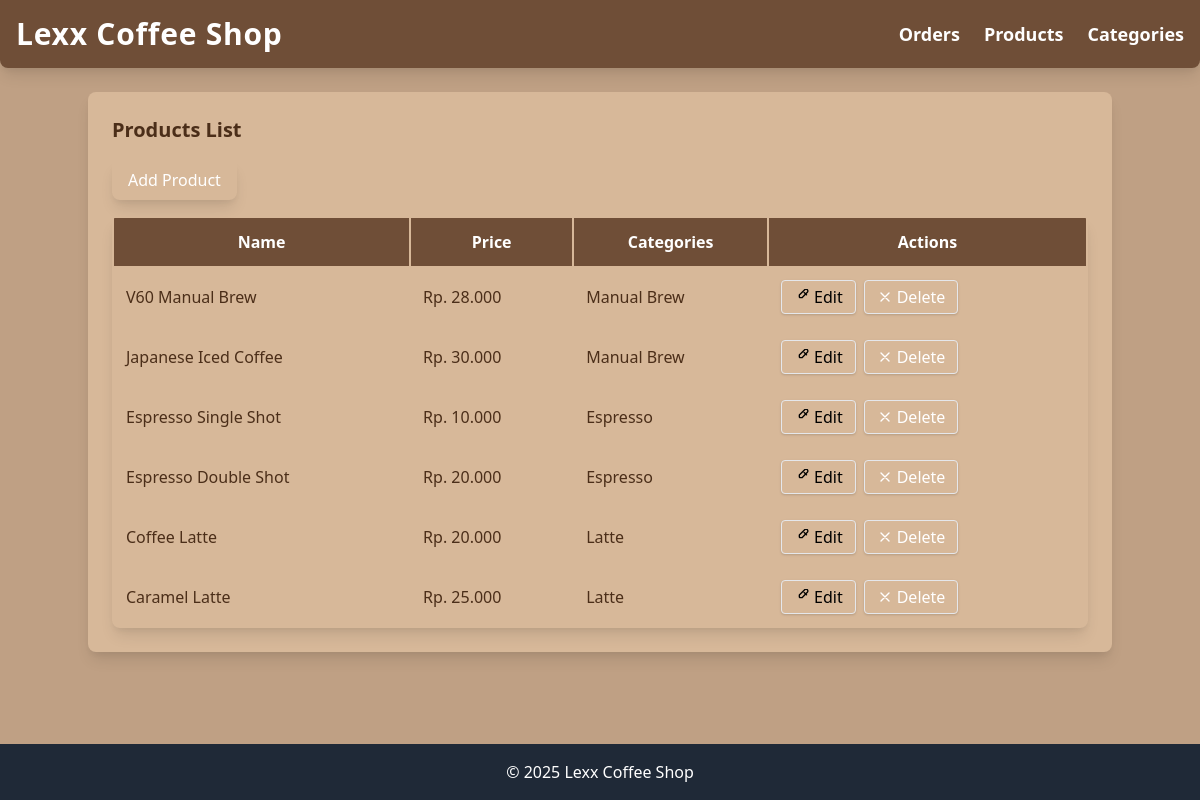
/index.php?entity=products, run on the app's committed database.
### tables this page shows
CREATE TABLE `products` (
  `id` int(11) NOT NULL,
  `name` varchar(100) NOT NULL,
  `price` decimal(10,2) NOT NULL,
  `categories_id` int(11) DEFAULT NULL
);

CREATE TABLE `categories` (
  `id` int(11) NOT NULL,
  `name` varchar(100) NOT NULL
);

### model/Products.php (called while the page is built, shortened)
<?php
require_once 'config/Database.php';
class Products {
    private $conn;
    private $table = 'products';
    public function __construct() {
        $database = new Database();
        $this->conn = $database->getConnection();
    }
    public function getAll() {
        $query = "SELECT products.*, categories.name AS categories_name
                  FROM " . $this->table . "
                  JOIN categories ON products.categories_id = categories.id";
        $stmt = $this->conn->prepare($query);
        $stmt->execute();
        return $stmt->fetchAll(PDO::FETCH_ASSOC);
    }
}
?>

### config/Database.php (called while the page is built, shortened)
<?php
class Database {
    private $host = "localhost";
    private $username = "root";
    private $password = "";
    private $database = "coffeeshop";
    public function getConnection() {
        $this->conn = null;
        try {
            $this->conn = new PDO("mysql:host=" . $this->host . ";dbname=" . $this->database, $this->username, $this->password);
            $this->conn->setAttribute(PDO::ATTR_ERRMODE, PDO::ERRMODE_EXCEPTION);
        } catch(PDOException $e) {
            echo "Connection error: " . $e->getMessage();
        }
        return $this->conn;
    }
}
?>

### model/Categories.php (called while the page is built, shortened)
<?php
require_once 'config/Database.php';
class Categories {
    public function __construct() {
        $database = new Database();
    }
}
?>

### viewmodel/ProductsViewModel.php (called while the page is built, shortened)
<?php
require_once 'model/Products.php';
require_once 'model/Categories.php';
class ProductsViewModel {
    private $products;
    public function __construct() {
        $this->products = new Products();
    }
    public function getProductsList() {
        return $this->products->getAll();
    }
  }
?>

### views/products_list.php (the view)
<?php
require_once 'views/template/header.php';
?>
<h2 class="text-xl mb-4 coffee-text font-bold">Products List</h2>
<a href="index.php?entity=products&action=add" class="bg-[#8d6748] hover:bg-[#a98467] text-white px-4 py-2 rounded-lg mb-4 inline-block shadow-lg transition">Add Product</a>
<table class="w-full border-separate border-spacing-0 rounded-lg overflow-hidden shadow-lg">
    <tr class="coffee-bg text-white">
        <th class="p-3 font-semibold">Name</th>
        <th class="p-3 font-semibold">Price</th>
        <th class="p-3 font-semibold">Categories</th>
        <th class="p-3 font-semibold">Actions</th>
    </tr>
    <?php foreach ($productsList as $prod): ?>
    <tr class="even:bg-[#f7f3ef] odd:bg-[#d7b899] hover:bg-[#bfa084] transition">
        <td class="p-3 coffee-text font-medium"><?php echo $prod['name']; ?></td>
        <td class="p-3 coffee-text">Rp. <?php echo number_format($prod['price'], 0, ',', '.'); ?></td>
        <td class="p-3 coffee-text"><?php echo $prod['categories_name']; ?></td>
        <td class="p-3 flex gap-2">
            <a href="index.php?entity=products&action=edit&id=<?php echo $prod['id']; ?>" class="bg-[#bfa084] hover:bg-[#a98467] text-[#4b2e19] px-3 py-1 rounded shadow border border-[#8d6748] transition flex items-center gap-1">
                <svg xmlns='http://www.w3.org/2000/svg' class='w-4 h-4' fill='none' viewBox='0 0 24 24' stroke='currentColor'><path stroke-linecap='round' stroke-linejoin='round' stroke-width='2' d='M15.232 5.232l3.536 3.536M9 13h3l8-8a2.828 2.828 0 10-4-4l-8 8v3z' /></svg>
                Edit
            </a>
            <a href="index.php?entity=products&action=delete&id=<?php echo $prod['id']; ?>" class="bg-[#a98467] hover:bg-[#6f4e37] text-white px-3 py-1 rounded shadow border border-[#8d6748] transition flex items-center gap-1" onclick="return confirm('Are you sure?');">
                <svg xmlns='http://www.w3.org/2000/svg' class='w-4 h-4' fill='none' viewBox='0 0 24 24' stroke='currentColor'><path stroke-linecap='round' stroke-linejoin='round' stroke-width='2' d='M6 18L18 6M6 6l12 12' /></svg>
                Delete
            </a>
        </td>
    </tr>
    <?php endforeach; ?>
</table>
<?php
require_once 'views/template/footer.php';
?>

### views/template/header.php (style rules this page uses)
body { background: #f7f3ef; }
.coffee-bg { background: #6f4e37; }
.coffee-light { background: #bfa084; }
.coffee-text { color: #4b2e19; }

### data on the page
products: name "V60 Manual Brew", price "28.000", categories.name "Manual Brew"
products: name "Japanese Iced Coffee", price "30.000", categories.name "Manual Brew"
products: name "Espresso Single Shot", price "10.000", categories.name "Espresso"
products: name "Espresso Double Shot", price "20.000", categories.name "Espresso"
products: name "Coffee Latte", price "20.000", categories.name "Latte"
products: name "Caramel Latte", price "25.000", categories.name "Latte"
